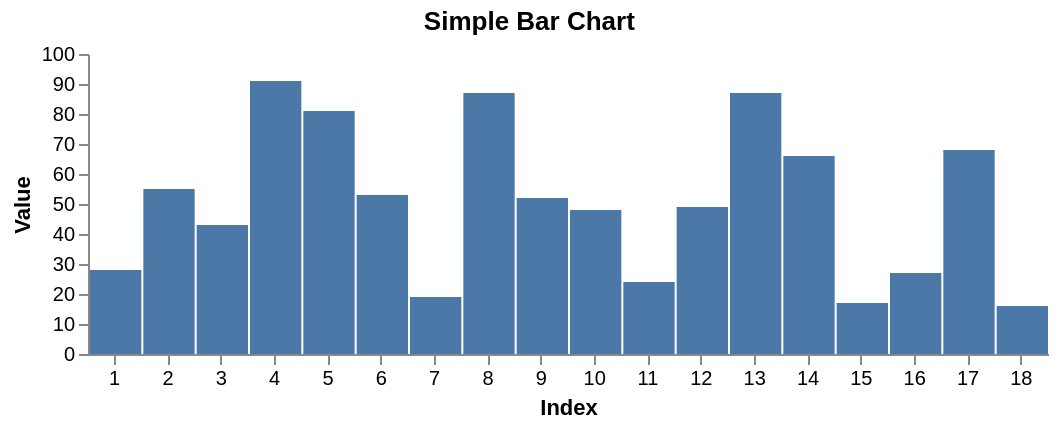

Write a Vega-Lite specification for this figure.
### Vega specification from a JSON file in a GitHub repository (floating-point values rounded to 4 significant figures)
{"$schema": "https://vega.github.io/schema/vega/v5.json", "width": 480, "height": 150, "padding": 5, "title": "Simple Bar Chart", "data": [{"name": "table", "values": [{"index": 1, "value": 28, "position": 1, "category": "A"}, {"index": 2, "value": 55, "position": 2, "category": "A"}, {"index": 3, "value": 43, "position": 3, "category": "A"}, {"index": 4, "value": 91, "position": 4, "category": "A"}, {"index": 5, "value": 81, "position": 5, "category": "A"}, {"index": 6, "value": 53, "position": 6, "category": "A"}, {"index": 7, "value": 19, "position": 1, "category": "B"}, {"index": 8, "value": 87, "position": 2, "category": "B"}, {"index": 9, "value": 52, "position": 3, "category": "B"}, {"index": 10, "value": 48, "position": 4, "category": "B"}, {"index": 11, "value": 24, "position": 5, "category": "B"}, {"index": 12, "value": 49, "position": 6, "category": "B"}, {"index": 13, "value": 87, "position": 1, "category": "C"}, {"index": 14, "value": 66, "position": 2, "category": "C"}, {"index": 15, "value": 17, "position": 3, "category": "C"}, {"index": 16, "value": 27, "position": 4, "category": "C"}, {"index": 17, "value": 68, "position": 5, "category": "C"}, {"index": 18, "value": 16, "position": 6, "category": "C"}]}], "scales": [{"name": "scaleIndex", "type": "band", "range": "width", "domain": {"data": "table", "field": "index"}}, {"name": "scaleValue", "type": "linear", "range": "height", "domain": {"data": "table", "field": "value"}, "zero": true, "nice": true}], "axes": [{"orient": "left", "scale": "scaleValue", "title": "Value"}, {"orient": "bottom", "scale": "scaleIndex", "title": "Index"}], "marks": [{"type": "rect", "from": {"data": "table"}, "encode": {"enter": {"x": {"scale": "scaleIndex", "field": "index", "offset": 1}, "width": {"scale": "scaleIndex", "band": 1, "offset": -1}, "y": {"scale": "scaleValue", "field": "value"}, "y2": {"scale": "scaleValue", "value": 0}, "tooltip": {"scale": "scaleValue", "field": "value"}}}}]}
